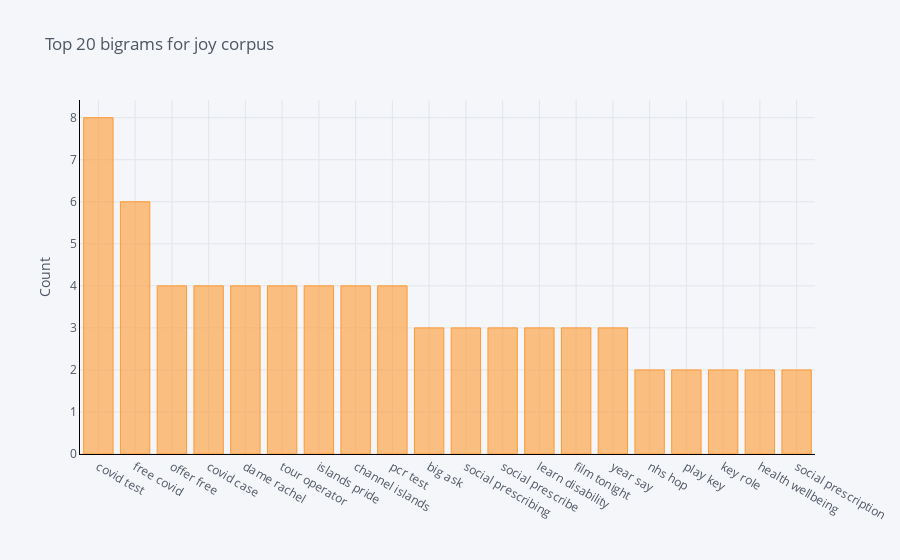

The code cell stored with this chart in its notebook:
### Code cell
print("Frequent Bigrams for joy corpus")
common_words = get_top_n_bigram(emo_data[emo_data.overall_emo=='avgLexVal_joy'].text, 20)
total=0
for word, freq in common_words:

    print(word, freq)
    
    total=total+freq
for word, freq in common_words:
    perc=(freq/len(joy_text))*100
    print(word,str(perc)+"%")
df3 = pd.DataFrame(common_words, columns = ['ReviewText' , 'count'])
df3.groupby('ReviewText').sum()['count'].sort_values(ascending=False).iplot(
    kind='bar', yTitle='Count', linecolor='black', title='Top 20 bigrams for joy corpus')

### Figure 1 — Plotly figure (JSON) as saved in the notebook; plotly's stock layout.template omitted (floating-point values rounded to 4 significant figures)
{"data": [{"marker": {"color": "rgba(255, 153, 51, 0.6)", "line": {"color": "rgba(255, 153, 51, 1.0)", "width": 1}}, "name": "count", "orientation": "v", "text": "", "type": "bar", "x": ["covid test", "free covid", "offer free", "covid case", "dame rachel", "tour operator", "islands pride", "channel islands", "pcr test", "big ask", "social prescribing", "social prescribe", "learn disability", "film tonight", "year say", "nhs hop", "play key", "key role", "health wellbeing", "social prescription"], "y": [8, 6, 4, 4, 4, 4, 4, 4, 4, 3, 3, 3, 3, 3, 3, 2, 2, 2, 2, 2]}], "layout": {"legend": {"bgcolor": "#F5F6F9", "font": {"color": "#4D5663"}}, "paper_bgcolor": "#F5F6F9", "plot_bgcolor": "#F5F6F9", "title": {"font": {"color": "#4D5663"}, "text": "Top 20 bigrams for joy corpus"}, "xaxis": {"gridcolor": "#E1E5ED", "linecolor": "black", "showgrid": true, "tickfont": {"color": "#4D5663"}, "title": {"font": {"color": "#4D5663"}, "text": ""}, "zerolinecolor": "#E1E5ED"}, "yaxis": {"gridcolor": "#E1E5ED", "linecolor": "black", "showgrid": true, "tickfont": {"color": "#4D5663"}, "title": {"font": {"color": "#4D5663"}, "text": "Count"}, "zerolinecolor": "#E1E5ED"}}}
